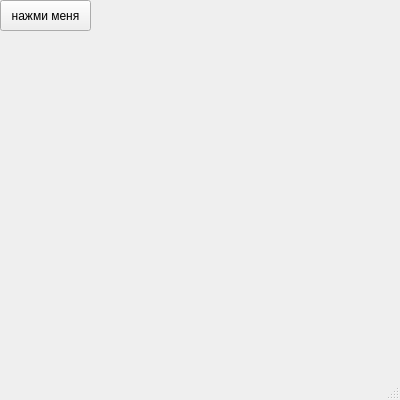
<?xml version="1.0" encoding="UTF-8"?>
<ui version="4.0">
 <class>MainWindow</class>
 <widget class="QMainWindow" name="MainWindow">
  <property name="geometry">
   <rect>
    <x>0</x>
    <y>0</y>
    <width>400</width>
    <height>400</height>
   </rect>
  </property>
  <property name="windowTitle">
   <string>жёлтые окружности</string>
  </property>
  <widget class="QWidget" name="centralwidget">
   <widget class="QPushButton" name="pushButton">
    <property name="geometry">
     <rect>
      <x>0</x>
      <y>0</y>
      <width>91</width>
      <height>31</height>
     </rect>
    </property>
    <property name="text">
     <string>нажми меня</string>
    </property>
   </widget>
  </widget>
  <widget class="QMenuBar" name="menubar">
   <property name="geometry">
    <rect>
     <x>0</x>
     <y>0</y>
     <width>400</width>
     <height>21</height>
    </rect>
   </property>
  </widget>
  <widget class="QStatusBar" name="statusbar"/>
 </widget>
 <resources/>
 <connections/>
</ui>
